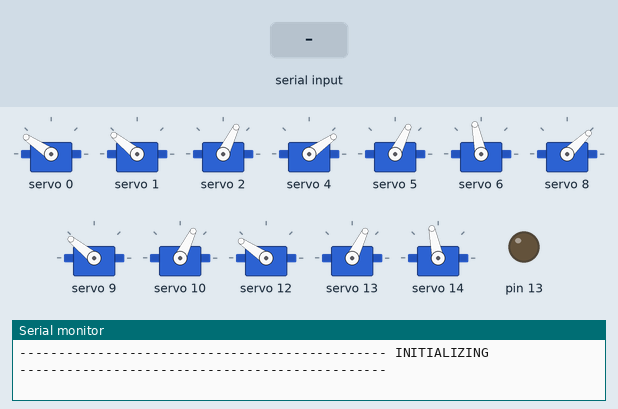
Simulated run of this sketch. Board: Arduino Uno, built with avr-gcc and run on an emulated ATmega328P. On the bench: 12 × servo, output pins drawn as LEDs (lit = HIGH), the last lines printed to the serial monitor. The test bench sets the inputs (shaded band).

Above: at 1.2 s.
1.3 s: "f|" received over Serial
At 2.5 s:
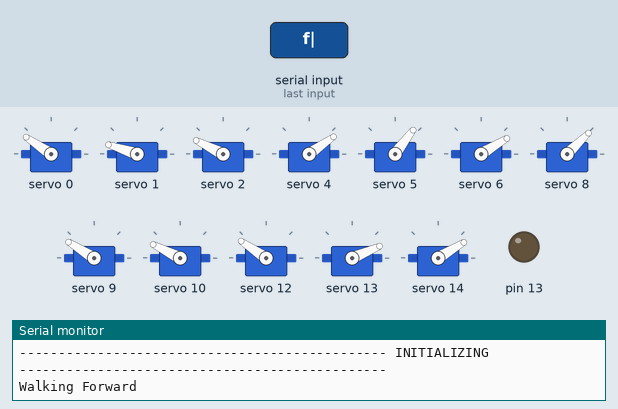
3.0 s: "r|" received over Serial
At 3.4 s:
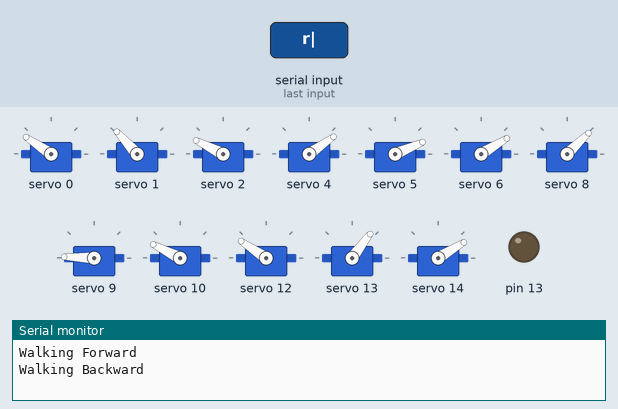
4.5 s: "z|" received over Serial
At 5.7 s:
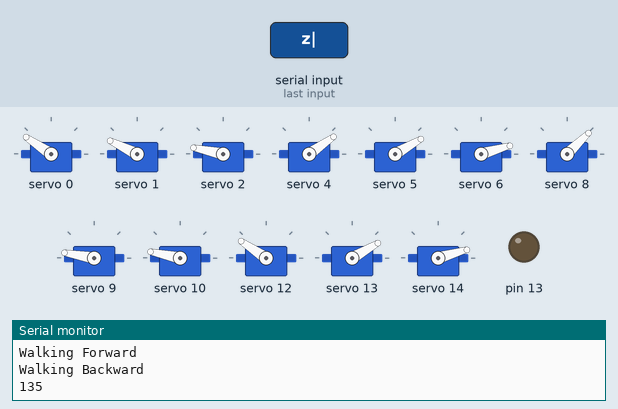
6.0 s: "x90|" received over Serial
At 7.1 s:
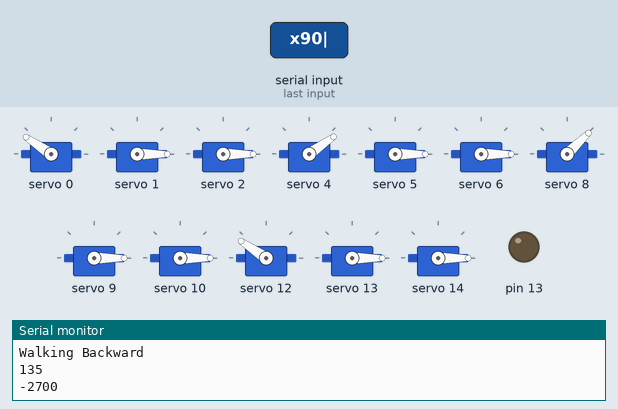
7.5 s: "f90|" received over Serial
At 8.5 s:
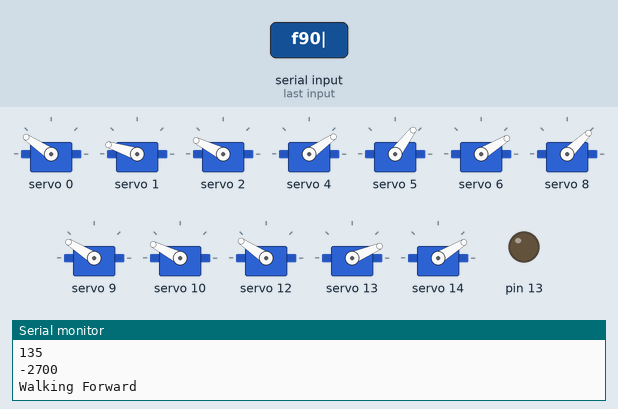
9.2 s: "r90|" received over Serial
At 10.6 s:
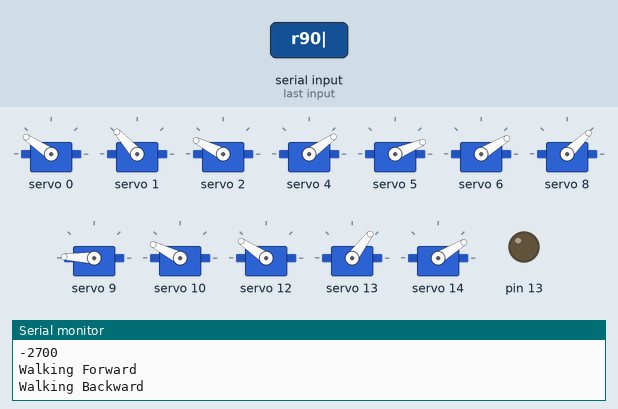
Timing chart, 0 to 11.7 s (numbered marks = the images above; inputs shaded):
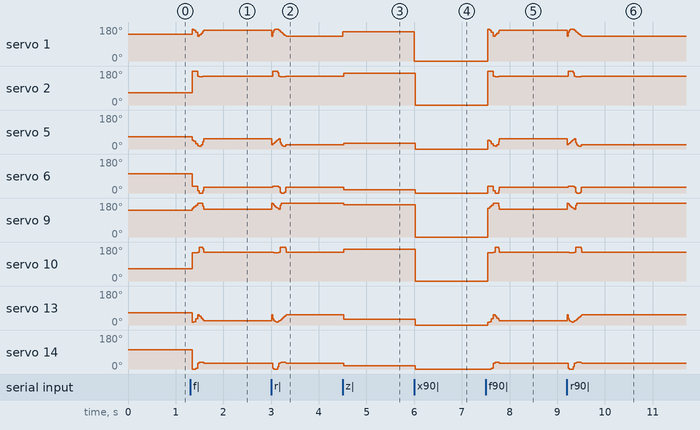

Measured:
- after the input at 1.3 s, servo 1: 141° → 162° at once; servo 2: 64° → 180° at once, → 149° 0.12 s later, → 153° 0.11 s later; servo 5: 64° → 53° at once; servo 6: 102° → 0° at once, → 31° 0.23 s later; servo 9: 141° → 180° at once, → 148° 0.23 s later
- after the input at 3.0 s, servo 2: 153° → 180° at once, → 153° 0.10 s later; servo 6: 31° → 0° at once, → 31° 0.24 s later; servo 10: 153° → 149° at once, → 180° 0.10 s later, → 153° 0.16 s later
- after the input at 4.5 s, servo 1: 132° → 154° at once; servo 2, servo 10: 153° → 168° at once; servo 5: 23° → 30° at once; servo 6, servo 14: 31° → 16° at once; servo 9: 178° → 170° at once
- after the input at 6.0 s, servo 1: 154° → 0° at once; servo 2, servo 10: 168° → 0° at once; servo 5, servo 13: 30° → 0° at once; servo 6, servo 14: 16° → 0° at once; servo 9: 170° → 0° at once
- after the input at 7.5 s, servo 1: 0° → 162° at once; servo 2: 0° → 180° at once, → 149° 0.12 s later, → 153° 0.11 s later; servo 5: 0° → 53° at once; servo 6: 0° → 31° after 0.27 s; servo 9: 0° → 180° at once, → 148° 0.23 s later
- after the input at 9.2 s, servo 2: 153° → 180° at once, → 153° 0.10 s later; servo 6: 31° → 0° at once, → 31° 0.24 s later; servo 10: 153° → 149° at once, → 180° 0.10 s later, → 153° 0.16 s later

The sketch:

Arduino.ino
```cpp
#include <math.h>
#include <Wire.h>
#include <Adafruit_PWMServoDriver.h>

Adafruit_PWMServoDriver pwm = Adafruit_PWMServoDriver();
#define SERVOMIN 150  // This is the 'minimum' pulse length count (out of 4096)
#define SERVOMAX 900  // This is the 'maximum' pulse length count (out of 4096)
#define USMIN 600     // This is the rounded 'minimum' microsecond length based on the minimum pulse of 150
#define USMAX 2400    // This is the rounded 'maximum' microsecond length based on the maximum pulse of 600
#define SERVO_FREQ 50 // Analog servos run at ~50 Hz updates

const int thighLength = 80;
const int shinLength = 80;

int servoAngles[] = {150, 150, 180, 0, 30, 45, 0, 0, 40, 160, 170, 0, 140, 30, 45, 0};
int microAngles[] = {0, 0, 0, 0, 0, 0, 0, 0, 0, 0, 0, 0, 0, 0, 0, 0};

// int lfh; // Left Front hip Motor
// int lfs; // Left Front shoulder Motor
// int lfk; // Left Front knee Motor
// int rfh; // right Front hip Motor
// int rfs; // right Front shoulder Motor
// int rfk; // right Front knee Motor
// int lbh; // Left back hip Motor
// int lbs; // Left back shoulder Motor
// int lbk; // Left back knee Motor
// int rbh; // Right back hip Motor
// int rbs; // Right back shoulder Motor
// int rbk; // Right back knee Motor

String data;
char d1;
String d2;
float heightX;
float heightZ;
int transX;
int transZ;
int input;

void stand()
{
  pwm.writeMicroseconds(0, 2050);
  pwm.writeMicroseconds(1, 2000);
  pwm.writeMicroseconds(2, 1200);

  pwm.writeMicroseconds(4, 900);
  pwm.writeMicroseconds(5, 1200);
  pwm.writeMicroseconds(6, 1600);

  pwm.writeMicroseconds(8, 1000);
  pwm.writeMicroseconds(9, 2000);
  pwm.writeMicroseconds(10, 1200);

  pwm.writeMicroseconds(12, 2050);
  pwm.writeMicroseconds(13, 1200);
  pwm.writeMicroseconds(14, 1600);
}

// int degreeToMicroSec(int degree)
// {
//   int microSec = map(degree, 0, 180, 500, 2500);
//   return microSec;
// }

int microSecondConverter()
{
  for (int i = 0; i <= 15; ++i)
  {
    microAngles[i] = map(servoAngles[i], 0, 180, 500, 2500);
  }
}

void kinematics(int leg, float x, float z)
{
  // Calculating joint angles for translation in x - direction

  float shoulderAngle2 = atan(x / z);
  float shoulderAngle2Degrees = shoulderAngle2 * (180 / PI); // converting the calculated angle to degrees from radians

  float z1 = z / cos(shoulderAngle2);

  // Calculating joint angles for translation in z - direction (Radians)

  float shoulderNum = sq(thighLength) + sq(z1) - sq(shinLength);
  float shoulderDen = 2 * thighLength * z1;
  float shoulderAngle = acos(shoulderNum / shoulderDen);
  float kneeAngle = PI - (2 * shoulderAngle);

  // Converting the calculated joint angles to degrees

  float shoulderAngle1Degrees = shoulderAngle * (180 / PI);
  float kneeAngleDegrees = 45 + kneeAngle * (180 / PI);

  // Storing the joint angles for each leg in the array servoAngles[]

  switch (leg)
  {
    case 1:
      servoAngles[1] = 180 - shoulderAngle1Degrees + shoulderAngle2Degrees;
      servoAngles[2] = kneeAngleDegrees;
      microSecondConverter();
      pwm.writeMicroseconds(1, microAngles[1]);
      pwm.writeMicroseconds(2, microAngles[2]);
      break;

    case 2:
      servoAngles[5] = shoulderAngle1Degrees - shoulderAngle2Degrees;
      servoAngles[6] = 180 - kneeAngleDegrees;
      microSecondConverter();
      pwm.writeMicroseconds(5, microAngles[5]);
      pwm.writeMicroseconds(6, microAngles[6]);
      break;

    case 3:
      servoAngles[9] = 180 + 15 - shoulderAngle1Degrees + shoulderAngle2Degrees;
      servoAngles[10] = kneeAngleDegrees;
      microSecondConverter();
      pwm.writeMicroseconds(9, microAngles[9]);
      pwm.writeMicroseconds(10, microAngles[10]);
      break;

    case 4:
      servoAngles[13] = shoulderAngle1Degrees - shoulderAngle2Degrees;
      servoAngles[14] = 180 - kneeAngleDegrees;
      microSecondConverter();
      pwm.writeMicroseconds(13, microAngles[13]);
      pwm.writeMicroseconds(14, microAngles[14]);
      break;
  }
}

void setup()
{
  Serial.begin(9600);
  pwm.begin();
  pwm.setPWMFreq(60);
  pinMode(13, OUTPUT);
  Serial.println("----------------------------------------------- INITIALIZING -----------------------------------------------");
  stand();
}

void move_forward()
{
  for (int x = 30; x >= -30; x -= 5)
  {
    int radius = 30;
    int center = 120;
    int y = sqrt(sq(radius) - sq(x)) + center;

    kinematics(1, x, y);
    kinematics(4, x, y);
    kinematics(2, -x, center);
    kinematics(3, -x, center);
    delay(0.01);
  }

  for (int x = 30; x >= -30; x -= 5)
  {
    int radius = 30;
    int center = 120;
    int y = sqrt(sq(radius) - sq(x)) + center;

    kinematics(2, x, y);
    kinematics(3, x, y);
    kinematics(1, -x, center);
    kinematics(4, -x, center);
    delay(0.01);
  }
}

void move_backward()
{
  for (int x = -30; x <= 30; x += 5)
  {
    int radius = 30;
    int center = 120;
    int y = sqrt(sq(radius) - sq(x)) + center;

    kinematics(1, x, y);
    kinematics(4, x, y);
    kinematics(2, -x, center);
    kinematics(3, -x, center);
    delay(1);
  }

  for (int x = -30; x <= 30; x += 5)
  {
    int radius = 30;
    int center = 120;
    int y = sqrt(sq(radius) - sq(x)) + center;

    kinematics(2, x, y);
    kinematics(3, x, y);
    kinematics(1, -x, center);
    kinematics(4, -x, center);
    delay(1);
  }
}

void startRobot()
{

  if (Serial.available())
  {
    data = Serial.readStringUntil('|');
    d1 = data.charAt(0);

    if (d1 == 'f') {
      move_forward();
      Serial.println("Walking Forward");
    }

    else if (d1 == 'r') {
      move_backward();
      Serial.println("Walking Backward");
    }

    else if ( d1 == 'x')
    {
      d2 = data.substring(1);
      heightX = d2.toFloat();
      int newX = map(heightX * 100, -100, 100, 30, -30);
      Serial.println(newX);

      if (newX != 0)
      {
        transX = newX;
        for (int i = 0; i < 16; ++i)
        {
          kinematics(i, transX, transZ);
        }
      }
    }

    else if ( d1 == 'z')
    {
      d2 = data.substring(1);
      heightZ = d2.toFloat();
      int newZ = map(heightZ * 100, -100, 100, 120, 150);
      Serial.println(newZ);

      if (newZ != 0)
      {
        transZ = newZ;
        for (int i = 0; i < 16; ++i)
        {
          kinematics(i, transX, transZ);
        }
      }
    }
  }
}

void loop()
{
  startRobot();
}
```
